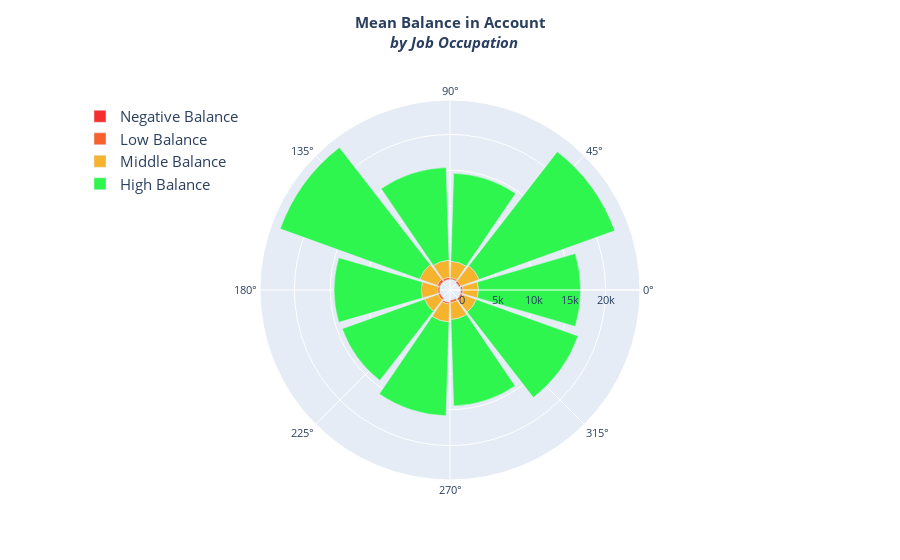

The notebook cell this image was saved under:
### Code cell
# Box Polar

# Negative balance
negative_trace = go.Barpolar(
    r=[-199.0, -392.0, -209.0, -247.0, -233.0, -270.0, -271.0, 0, -276.0, -134.5],
    text=["blue-collar", "entrepreneur", "housemaid", "management", "retired", "self-employed", "services", "student", "technician", "unemployed"],
    name='Negative Balance',
    marker=dict(color='rgb(246, 46, 46)')
)

# Low balance
low_trace = go.Barpolar(
    r=[319.5, 283.0, 212.0, 313.0, 409.0, 274.5, 308.5, 253.0, 316.0, 330.0],
    text=["blue-collar", "entrepreneur", "housemaid", "management", "retired", "self-employed", "services", "student", "technician", "unemployed"],
    name='Low Balance',
    marker=dict(color='rgb(246, 97, 46)')
)

# Middle balance
middle_trace = go.Barpolar(
    r=[2128.5, 2686.0, 2290.0, 2366.0, 2579.0, 2293.5, 2005.5, 2488.0, 2362.0, 1976.0],
    text=["blue-collar", "entrepreneur", "housemaid", "management", "retired", "self-employed", "services", "student", "technician", "unemployed"],
    name='Middle Balance',
    marker=dict(color='rgb(246, 179, 46)')
)

# High balance
high_trace = go.Barpolar(
    r=[14247.5, 20138.5, 12278.5, 12956.0, 20723.0, 12159.0, 12223.0, 13107.0, 12063.0, 15107.5],
    text=["blue-collar", "entrepreneur", "housemaid", "management", "retired", "self-employed", "services", "student", "technician", "unemployed"],
    name='High Balance',
    marker=dict(color='rgb(46, 246, 78)')
)



data_arr = [negative_trace, low_trace, middle_trace, high_trace]
layout = go.Layout(
    title='<b>Mean Balance in Account<br> <i> by Job Occupation</i></b>',
    font=dict(size=11),
    legend=dict(
        font=dict(size=15)
    ),
    radialaxis=dict(ticksuffix='%'),
    orientation=270
)


fig = go.Figure(data=data_arr, layout=layout)
fig.update_layout(title={'y':0.95, 'x':0.5, 'xanchor':'center', 'yanchor': 'top'}, legend=dict(x=0, y=1))
iplot(fig)

### Figure 1 — Plotly figure (JSON) as saved in the notebook; plotly's stock layout.template omitted (floating-point values rounded to 4 significant figures)
{"data": [{"marker": {"color": "rgb(246, 46, 46)"}, "name": "Negative Balance", "r": [-199, -392, -209, -247, -233, -270, -271, 0, -276, -134.5], "text": ["blue-collar", "entrepreneur", "housemaid", "management", "retired", "self-employed", "services", "student", "technician", "unemployed"], "type": "barpolar"}, {"marker": {"color": "rgb(246, 97, 46)"}, "name": "Low Balance", "r": [319.5, 283, 212, 313, 409, 274.5, 308.5, 253, 316, 330], "text": ["blue-collar", "entrepreneur", "housemaid", "management", "retired", "self-employed", "services", "student", "technician", "unemployed"], "type": "barpolar"}, {"marker": {"color": "rgb(246, 179, 46)"}, "name": "Middle Balance", "r": [2128.0, 2686, 2290, 2366, 2579, 2294.0, 2006.0, 2488, 2362, 1976], "text": ["blue-collar", "entrepreneur", "housemaid", "management", "retired", "self-employed", "services", "student", "technician", "unemployed"], "type": "barpolar"}, {"marker": {"color": "rgb(46, 246, 78)"}, "name": "High Balance", "r": [14250.0, 20140.0, 12280.0, 12956, 20723, 12159, 12223, 13107, 12063, 15110.0], "text": ["blue-collar", "entrepreneur", "housemaid", "management", "retired", "self-employed", "services", "student", "technician", "unemployed"], "type": "barpolar"}], "layout": {"font": {"size": 11}, "legend": {"font": {"size": 15}, "x": 0, "y": 1}, "orientation": -90, "radialaxis": {"ticksuffix": "%"}, "title": {"text": "<b>Mean Balance in Account<br> <i> by Job Occupation</i></b>", "x": 0.5, "xanchor": "center", "y": 0.95, "yanchor": "top"}}}
